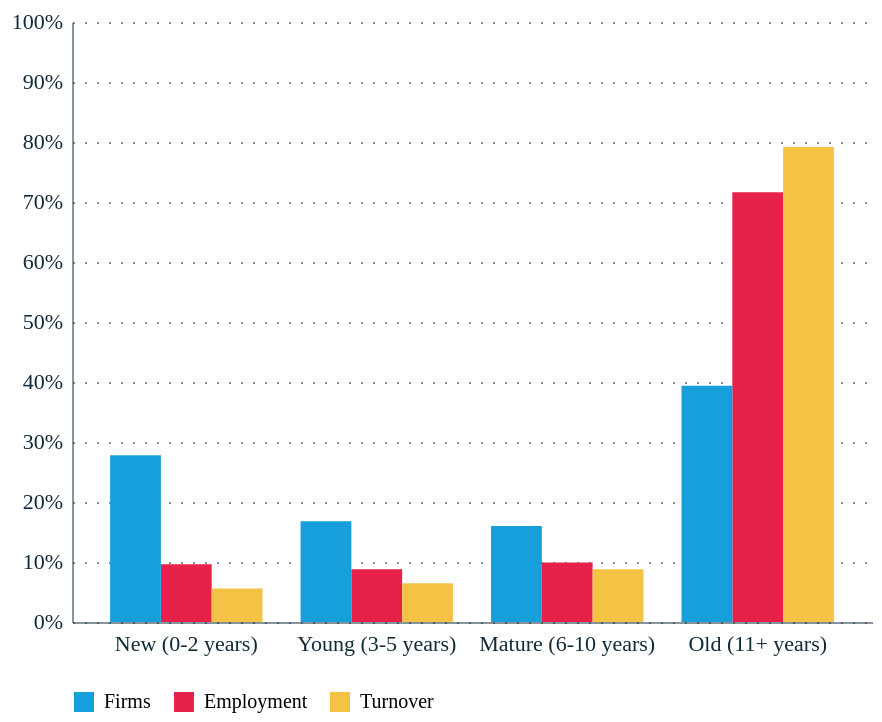

Write notebook code for a chart like this one.
### Code cell
# Age composition of firms in 2023

age_population_df = population_df[population_df['dimension']=='Age']

age_df_2023 = age_population_df[age_population_df['year']==2023]



age_df_2023['Total_employment'] = age_df_2023['employment'].sum()
age_df_2023['Total_firms'] = age_df_2023['n_firms'].sum()
age_df_2023['Total_turnover'] = age_df_2023['turnover'].sum()

age_df_2023['Share_of_employment'] = age_df_2023['employment']/age_df_2023['Total_employment']
age_df_2023['Share_of_firms'] = age_df_2023['n_firms']/age_df_2023['Total_firms']
age_df_2023['Share_of_turnover'] = age_df_2023['turnover']/age_df_2023['Total_turnover']

firmsize_share_of_activity = age_df_2023.melt(id_vars='category',
                                                value_vars=['Share_of_employment','Share_of_firms','Share_of_turnover'],
                                                value_name='Share of activity')

label_map = {
    'Share_of_employment': 'Employment',
    'Share_of_firms': 'Firms',
    'Share_of_turnover': 'Turnover'
}

firmsize_share_of_activity['variable'] = firmsize_share_of_activity['variable'].map(label_map)

age_order = ['New (0-2 years)','Young (3-5 years)','Mature (6-10 years)','Old (11+ years)']
variable_order = ['Firms', 'Employment', 'Turnover']

chart = alt.Chart(firmsize_share_of_activity).mark_bar().encode(
    x=alt.X('category:O', sort=age_order),
    y=alt.Y('Share of activity:Q', axis=alt.Axis(format='%'), scale=alt.Scale(domain=[0, 1])),
    color=alt.Color('variable:N', sort=variable_order).legend(title=None, orient='bottom', 
        direction='horizontal'),
    xOffset=alt.XOffset('variable:N', sort=variable_order)
)

display(chart)
chart.save(chart_path / 'AGP Charts/BSD_firmsage_contribution.png', scale_factor=2.0)

### Figure 1 — Vega-Lite specification as saved in the notebook (floating-point values rounded to 4 significant figures)
{"config": {"font": "Circular Std", "mark": {"line": {"interpolate": "linear"}}, "view": {"stroke": "transparent", "width": 400, "height": 300}, "range": {"category": ["#179fdb", "#e6224b", "#f4c245", "#122b39", "#eb5c2e", "#36b7b4"], "diverging": ["#E6224B", "#E54753", "#C9C9C9", "#179FDB", "#122B39"], "heatmap": ["#C9C9C9", "#179FDB", "#0063AF", "#122B39"], "ordinal": ["#00A767", "#36B7B4", "#179FDB", "#0063AF", "#243B5A"]}, "axisX": {"labelColor": "#122b39", "tickColor": "#122b39", "domainColor": "#122b39", "domainOpacity": 0.5, "gridOpacity": 0, "labelFont": "Circular Std", "labelAngle": 0, "labelAlign": "center", "labelFontSize": 11, "labelPadding": 5, "tickCount": 10, "tickSize": 0, "title": ""}, "axisY": {"labelColor": "#122b39", "labelFont": "Circular Std", "tickColor": "#122b39", "domainColor": "#122b39", "gridColor": "#122b39", "gridDash": [1, 5], "gridOpacity": 0.5, "labelPadding": 5, "labelFontSize": 11, "domainOpacity": 0.5, "tickSize": 0, "title": null, "titleAlign": "left", "titleAngle": 0, "titleBaseline": "bottom", "titleColor": "#122b39", "titleOpacity": 0.9, "titleX": 0, "titleY": -7}}, "data": {"name": "data-95b9cce5f18ecb3d560d416e8d0fc376"}, "mark": {"type": "bar"}, "encoding": {"color": {"field": "variable", "legend": {"title": null, "orient": "bottom", "direction": "horizontal"}, "sort": ["Firms", "Employment", "Turnover"], "type": "nominal"}, "x": {"field": "category", "sort": ["New (0-2 years)", "Young (3-5 years)", "Mature (6-10 years)", "Old (11+ years)"], "type": "ordinal"}, "xOffset": {"field": "variable", "sort": ["Firms", "Employment", "Turnover"], "type": "nominal"}, "y": {"axis": {"format": "%"}, "field": "Share of activity", "scale": {"domain": [0, 1]}, "type": "quantitative"}}, "$schema": "https://vega.github.io/schema/vega-lite/v5.20.1.json", "datasets": {"data-95b9cce5f18ecb3d560d416e8d0fc376": [{"category": "Mature (6-10 years)", "variable": "Employment", "Share of activity": 0.09927}, {"category": "New (0-2 years)", "variable": "Employment", "Share of activity": 0.09636}, {"category": "Old (11+ years)", "variable": "Employment", "Share of activity": 0.7164}, {"category": "Young (3-5 years)", "variable": "Employment", "Share of activity": 0.08799}, {"category": "Mature (6-10 years)", "variable": "Firms", "Share of activity": 0.1602}, {"category": "New (0-2 years)", "variable": "Firms", "Share of activity": 0.2781}, {"category": "Old (11+ years)", "variable": "Firms", "Share of activity": 0.3939}, {"category": "Young (3-5 years)", "variable": "Firms", "Share of activity": 0.1678}, {"category": "Mature (6-10 years)", "variable": "Turnover", "Share of activity": 0.08772}, {"category": "New (0-2 years)", "variable": "Turnover", "Share of activity": 0.05587}, {"category": "Old (11+ years)", "variable": "Turnover", "Share of activity": 0.7917}, {"category": "Young (3-5 years)", "variable": "Turnover", "Share of activity": 0.06472}]}}
